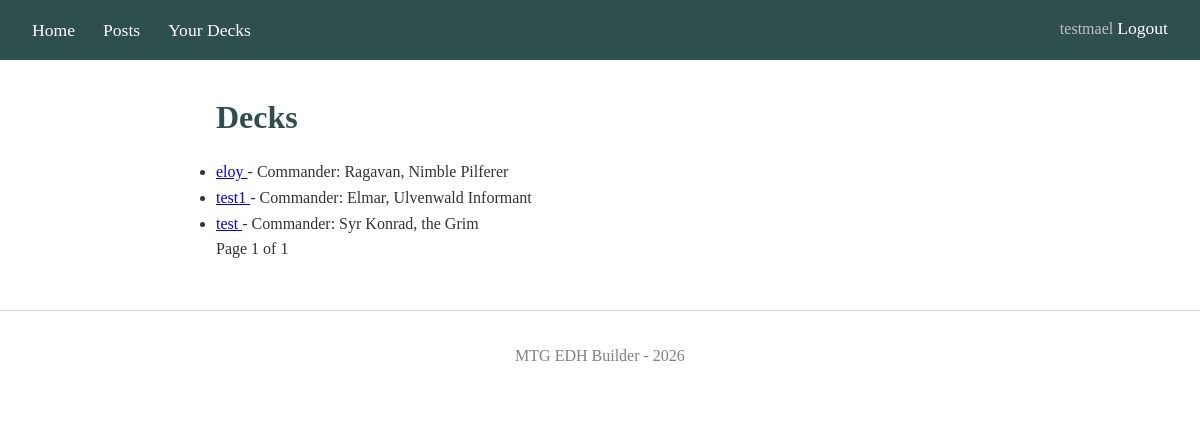
Screenshot of /decks/ (signed in) with the database file from the repository.
### blog/models.py (models this page shows, shortened)
class Deck(models.Model):
    name = models.CharField(max_length=200)
    description = models.TextField(blank=True)
    created_at = models.DateTimeField(auto_now_add=True)
    updated_at = models.DateTimeField(auto_now=True)
    author = models.ForeignKey(User, on_delete=models.CASCADE)
    is_public = models.BooleanField(default=True)
    commander = models.ForeignKey(
        Card, on_delete=models.PROTECT,
        related_name='commander', help_text="First commander")
    partner_commander = models.ForeignKey(
        Card,
        on_delete=models.SET_NULL,
        null=True, blank=True,
        related_name='commander_partner',
        help_text="Second commander if both have partner"
    )
    card_count = models.PositiveSmallIntegerField(default=0)
    avg_cmc = models.DecimalField(max_digits=4, decimal_places=2, default=0)
    class Meta:
        ordering = ['-updated_at']
        verbose_name = 'Deck'
        verbose_name_plural = 'Decks'
        constraints = [
            models.UniqueConstraint(
                fields=['author', 'name'],
                name = 'unique_deck_name_per_user'
            )
        ]

class Card(models.Model):
    scryfall_id = models.UUIDField(unique=True)
    oracle_id = models.UUIDField()
    name = models.CharField(max_length=200) # name of the card
    type_line = models.CharField(max_length=200, default='')
    set_code = models.CharField(max_length=10)
    collector_number = models.CharField(max_length=20)
    cmc = models.IntegerField(default=0) # Converted mana cost of the card, used for calculate the average cmc of a deck
    color_identity = models.CharField(max_length=10, default='') # Sorted letters from {W,U,B,R,G}; empty = colorless
    image_url = models.URLField() # default image size
    image_large_url = models.URLField(default='') # larger image for hover
    def __str__(self):
        return self.name

### blog/views.py (the view)
# urls.py: path("decks/", views.DeckListView.as_view(), name="decks"),
class DeckListView(DeckAccessMixin, ListView):
    model = Deck
    template_name = "blog/deck_list.html"
    context_object_name = "decks"
    paginate_by = 5

### blog/views.py (called while the page is built)
    def get_queryset(self):
        user = self.request.user
        if user.is_authenticated:
            return Deck.objects.filter(Q(author=user) | Q(is_public=True))
        return Deck.objects.filter(is_public=True)

### templates/blog/deck_list.html (shortened to what this page needs)
{% extends "base.html" %}
{% block content %}
<h1>Decks</h1>
<ul>
{% for deck in decks %}
    <li>
        <a href="{% url 'blog:deck_detail' deck.id %}">
            {{ deck.name }}
        </a>
        - Commander: {{ deck.commander }}
    </li>
{% endfor %}
</ul>
<div>
<span>
    Page {{ page_obj.number }} of {{ page_obj.paginator.num_pages }}
</span>
</div>
{% endblock %}

### templates/base.html (shortened to what this page needs)
{% load static %}
<!DOCTYPE html>
<html lang="en">
<head>
    {% load static %}
    <link rel="stylesheet" href="{% static 'blog/main.css' %}">
</head>
<body>
    <nav>
    <a href="{% url 'blog:home' %}">Home</a>
    <a href="{% url 'blog:decks' %}">Posts</a>
    <a href="{% url 'blog:your_decks' %}">Your Decks</a>
    <span class="nav-right">
        {% if user.is_authenticated %}
            <span class="nav-user" id="logged-user-name">{{ user.username }}</span>
            <form method="post" action="{% url 'logout' %}" class="inline-form">
                <button type="submit" class="logout-btn" id="logout-btn">Logout</button>
            </form>
        {% else %}
            <a id="login-btn" href="{% url 'login' %}">Login</a>
            <a id="signup-btn" href="{% url 'signup' %}">Sign Up</a>
        {% endif %}
    </span>
    </nav>
    <div class="container">
        {% block content %}{% endblock %}
    </div>
    <footer>
        <p>MTG EDH Builder - 2026</p>
    </footer>
</body>
</html>

### blog/static/blog/main.css (style rules this page uses)
:root { --midnight-violet: #242038; --slate-blue: #725ac1; --soft-periwinkle: #8d86c9; --pale-slate: #cac4ce; --linen: #f7ece1; }
* { margin: 0; padding: 0; box-sizing: border-box; }
body { font-family: Georgia, serif; line-height: 1.6; color: #333; }
nav { background: darkslategray; padding: 1rem 2rem; }
nav a { color: white; text-decoration: none; margin-right: 1.5rem; font-size: 1.1rem; }
.container { max-width: 800px; margin: 2rem auto; padding: 0 1rem; }
h1, h2, h3 { margin-bottom: 1rem; color: darkslategray; }
footer { text-align: center; padding: 2rem; color: gray; margin-top: 3rem; border-top: 1px solid lightgray; }
.nav-right { float: right; }
.nav-user { color: silver; }
.logout-btn { background: none; border: none; color: white; cursor: pointer; font-size: 1.1rem; font-family: Georgia, serif; }
.inline-form { display: inline; }

### rows the page displays
Deck: name "eloy", commander "Ragavan, Nimble Pilferer"
Deck: name "test1", commander "Elmar, Ulvenwald Informant"
Deck: name "test", commander "Syr Konrad, the Grim"

### other values shown
{{ user.username }} "testmael"
{{ page_obj.number }} "1"
{{ page_obj.paginator.num_pages }} "1"
